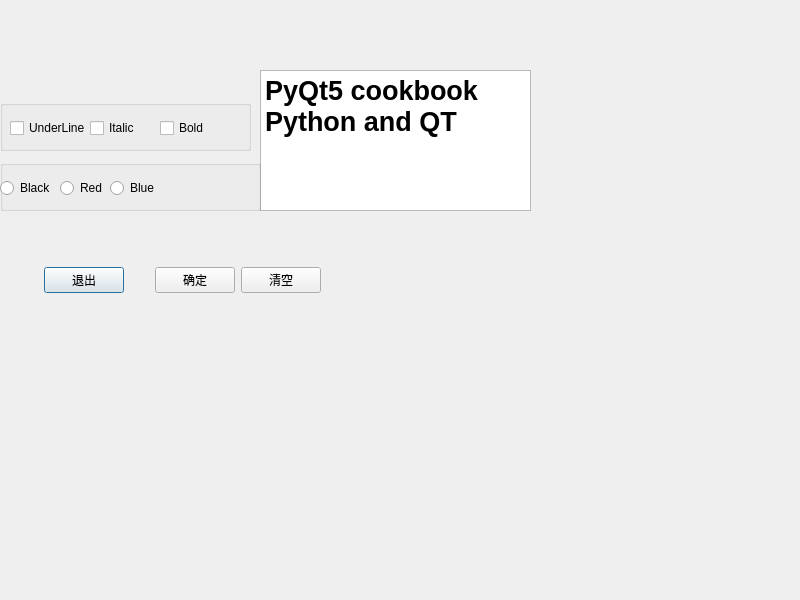
<?xml version="1.0" encoding="UTF-8"?>
<ui version="4.0">
 <class>Dialog</class>
 <widget class="QDialog" name="Dialog">
  <property name="geometry">
   <rect>
    <x>0</x>
    <y>0</y>
    <width>800</width>
    <height>600</height>
   </rect>
  </property>
  <property name="windowTitle">
   <string>呆萌2-3 信号 槽点</string>
  </property>
  <widget class="QPlainTextEdit" name="plainTextEdit">
   <property name="geometry">
    <rect>
     <x>260</x>
     <y>70</y>
     <width>271</width>
     <height>141</height>
    </rect>
   </property>
   <property name="font">
    <font>
     <pointsize>20</pointsize>
     <weight>75</weight>
     <bold>true</bold>
    </font>
   </property>
   <property name="plainText">
    <string>PyQt5 cookbook
Python and QT</string>
   </property>
  </widget>
  <widget class="QGroupBox" name="groupBox">
   <property name="geometry">
    <rect>
     <x>0</x>
     <y>100</y>
     <width>251</width>
     <height>51</height>
    </rect>
   </property>
   <property name="title">
    <string/>
   </property>
   <widget class="QCheckBox" name="checkBox_Under">
    <property name="geometry">
     <rect>
      <x>10</x>
      <y>20</y>
      <width>91</width>
      <height>16</height>
     </rect>
    </property>
    <property name="text">
     <string>UnderLine</string>
    </property>
   </widget>
   <widget class="QCheckBox" name="checkBox_Italic">
    <property name="geometry">
     <rect>
      <x>90</x>
      <y>20</y>
      <width>71</width>
      <height>16</height>
     </rect>
    </property>
    <property name="text">
     <string>Italic</string>
    </property>
   </widget>
   <widget class="QCheckBox" name="checkBox_Bold">
    <property name="geometry">
     <rect>
      <x>160</x>
      <y>20</y>
      <width>71</width>
      <height>16</height>
     </rect>
    </property>
    <property name="text">
     <string>Bold</string>
    </property>
   </widget>
  </widget>
  <widget class="QGroupBox" name="groupBox_2">
   <property name="geometry">
    <rect>
     <x>0</x>
     <y>160</y>
     <width>261</width>
     <height>51</height>
    </rect>
   </property>
   <property name="title">
    <string/>
   </property>
   <widget class="QRadioButton" name="radioButton_black">
    <property name="geometry">
     <rect>
      <x>0</x>
      <y>20</y>
      <width>89</width>
      <height>16</height>
     </rect>
    </property>
    <property name="text">
     <string>Black</string>
    </property>
   </widget>
   <widget class="QRadioButton" name="radioButton_Red">
    <property name="geometry">
     <rect>
      <x>60</x>
      <y>20</y>
      <width>89</width>
      <height>16</height>
     </rect>
    </property>
    <property name="text">
     <string>Red</string>
    </property>
   </widget>
   <widget class="QRadioButton" name="radioButton_Blue">
    <property name="geometry">
     <rect>
      <x>110</x>
      <y>20</y>
      <width>89</width>
      <height>16</height>
     </rect>
    </property>
    <property name="text">
     <string>Blue</string>
    </property>
   </widget>
  </widget>
  <widget class="QWidget" name="horizontalLayoutWidget">
   <property name="geometry">
    <rect>
     <x>20</x>
     <y>240</y>
     <width>301</width>
     <height>80</height>
    </rect>
   </property>
   <layout class="QHBoxLayout" name="horizontalLayout">
    <item>
     <spacer name="horizontalSpacer">
      <property name="orientation">
       <enum>Qt::Horizontal</enum>
      </property>
      <property name="sizeHint" stdset="0">
       <size>
        <width>40</width>
        <height>20</height>
       </size>
      </property>
     </spacer>
    </item>
    <item>
     <widget class="QPushButton" name="pushButton_quit">
      <property name="text">
       <string>退出</string>
      </property>
     </widget>
    </item>
    <item>
     <spacer name="horizontalSpacer_2">
      <property name="orientation">
       <enum>Qt::Horizontal</enum>
      </property>
      <property name="sizeHint" stdset="0">
       <size>
        <width>40</width>
        <height>20</height>
       </size>
      </property>
     </spacer>
    </item>
    <item>
     <widget class="QPushButton" name="pushButton_confirm">
      <property name="text">
       <string>确定</string>
      </property>
     </widget>
    </item>
    <item>
     <widget class="QPushButton" name="pushButton_clear">
      <property name="text">
       <string>清空</string>
      </property>
     </widget>
    </item>
   </layout>
  </widget>
 </widget>
 <resources/>
 <connections>
  <connection>
   <sender>pushButton_confirm</sender>
   <signal>clicked()</signal>
   <receiver>Dialog</receiver>
   <slot>accept()</slot>
   <hints>
    <hint type="sourcelabel">
     <x>201</x>
     <y>279</y>
    </hint>
    <hint type="destinationlabel">
     <x>399</x>
     <y>299</y>
    </hint>
   </hints>
  </connection>
  <connection>
   <sender>pushButton_quit</sender>
   <signal>clicked()</signal>
   <receiver>Dialog</receiver>
   <slot>close()</slot>
   <hints>
    <hint type="sourcelabel">
     <x>89</x>
     <y>279</y>
    </hint>
    <hint type="destinationlabel">
     <x>399</x>
     <y>299</y>
    </hint>
   </hints>
  </connection>
 </connections>
</ui>
